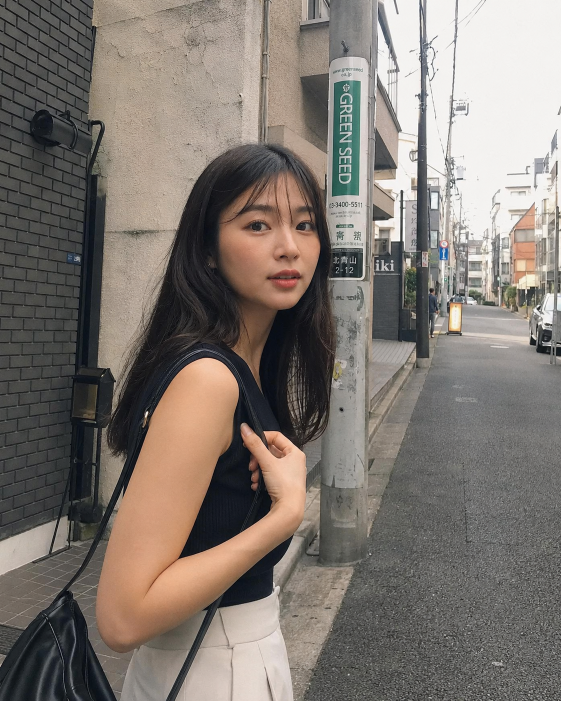
#> input picture Reports/H3_Preset_Reassessment_20260827/inputs/real_human_reference.png, 1122 x 1402 px (shown at 1/2 size)
$ python run_h3_human_validation.py
#> lines starting #> are read from the running program, lines starting #| are printed output that depends on the picture
#!/usr/bin/env python3
import os
import sys
import json
import time
import base64
import urllib.request
import subprocess
from PIL import Image, ImageDraw, ImageFont

ENDPOINT = "http://127.0.0.1:11236/v1/video/generations"
BASE_DIR = os.path.dirname(os.path.abspath(__file__))
INPUTS_DIR = os.path.join(BASE_DIR, "inputs")
RAW_DIR = os.path.join(BASE_DIR, "raw_results")
FRAMES_DIR = os.path.join(BASE_DIR, "representative_frames")
SHEETS_DIR = os.path.join(BASE_DIR, "contact_sheets")
HUMAN_RESULTS_JSON = os.path.join(BASE_DIR, "human_validation_results.json")
HUMAN_RESULTS_CSV = os.path.join(BASE_DIR, "human_summary_table.csv")

REAL_HUMAN_SRC = "/Users/azimnb/Library/Application Support/LocalVideoStudioDev/Projects/C0FE3A50-0FAF-4DC3-9D95-6A75D11A3885/Assets/OpeningReference/opening-reference-78FDA19E-5055-4627-AD8D-6B6D7A11F114.png"
LOCAL_HUMAN_REF = os.path.join(INPUTS_DIR, "real_human_reference.png")

# Ensure reference image copied
if not os.path.exists(LOCAL_HUMAN_REF) and os.path.exists(REAL_HUMAN_SRC):
    subprocess.run(["cp", REAL_HUMAN_SRC, LOCAL_HUMAN_REF], check=True)

PROMPT_HUMAN_I2V = (
    "A cinematic medium shot of the same woman walking slowly forward in warm natural daylight. "
    "Her hair moves gently in the breeze. She keeps a natural calm expression. "
    "The camera performs a subtle smooth tracking movement. "
    "Preserve her facial features, hairstyle, clothing, body proportions and overall appearance from the starting image."
)

HUMAN_RUNS = [
    {
        "id": "HUMAN_RUN_A",
        "name": "Human_512x288_90f_10st_FastON_s42",
        "category": "human_steps_baseline",
        "prompt": PROMPT_HUMAN_I2V,
        "width": 512,
        "height": 288,
        "num_frames": 90,
        "steps": 10,
        "fast": True,
        "seed": 42,
        "desc": "Current Standard-style low-quality baseline (512x288, 10st, Fast ON, s42)"
    },
    {
        "id": "HUMAN_RUN_B",
        "name": "Human_640x384_90f_12st_FastON_s42",
        "category": "human_steps_baseline",
        "prompt": PROMPT_HUMAN_I2V,
        "width": 640,
        "height": 384,
        "num_frames": 90,
        "steps": 12,
        "fast": True,
        "seed": 42,
        "desc": "Exact Current High baseline (640x384, 12st, Fast ON, s42)"
    },
    {
        "id": "HUMAN_RUN_C",
        "name": "Human_640x384_90f_16st_FastON_s42",
        "category": "human_steps_baseline",
        "prompt": PROMPT_HUMAN_I2V,
        "width": 640,
        "height": 384,
        "num_frames": 90,
        "steps": 16,
        "fast": True,
        "seed": 42,
        "desc": "Proposed Standard (640x384, 16st, Fast ON, s42)"
    },
    {
        "id": "HUMAN_RUN_D",
        "name": "Human_640x384_90f_20st_FastON_s42",
        "category": "human_steps_baseline",
        "prompt": PROMPT_HUMAN_I2V,
        "width": 640,
        "height": 384,
        "num_frames": 90,
        "steps": 20,
        "fast": True,
        "seed": 42,
        "desc": "Proposed High (640x384, 20st, Fast ON, s42)"
    },
    {
        "id": "HUMAN_RUN_E",
        "name": "Human_640x384_90f_16st_FastOFF_s42",
        "category": "human_fast_comparison",
        "prompt": PROMPT_HUMAN_I2V,
        "width": 640,
        "height": 384,
        "num_frames": 90,
        "steps": 16,
        "fast": False,
        "seed": 42,
        "desc": "Fast ON/OFF Human Quality Verification (640x384, 16st, Fast OFF, s42)"
    },
    {
        "id": "HUMAN_RUN_F",
        "name": "Human_640x384_141f_20st_FastON_s42",
        "category": "human_duration",
        "prompt": PROMPT_HUMAN_I2V,
        "width": 640,
        "height": 384,
        "num_frames": 141,
        "steps": 20,
        "fast": True,
        "seed": 42,
        "desc": "5.88-second Human Late-Frame Stability (640x384, 141f, 20st, Fast ON, s42)"
    },
    {
        "id": "HUMAN_RUN_G",
        "name": "Human_384x640_90f_16st_FastON_s42",
        "category": "human_portrait",
        "prompt": PROMPT_HUMAN_I2V,
        "width": 384,
        "height": 640,
        "num_frames": 90,
        "steps": 16,
        "fast": True,
        "seed": 42,
        "desc": "Portrait Preset Validation (384x640, 90f, 16st, Fast ON, s42)"
    },
    {
        "id": "HUMAN_RUN_H",
        "name": "Human_640x384_90f_16st_FastON_s31415",
        "category": "human_seed_replication",
        "prompt": PROMPT_HUMAN_I2V,
        "width": 640,
        "height": 384,
        "num_frames": 90,
        "steps": 16,
        "fast": True,
        "seed": 31415,
        "desc": "Second-Seed Replication 16st (640x384, 16st, Fast ON, s31415)"
    },
    {
        "id": "HUMAN_RUN_I",
        "name": "Human_640x384_90f_20st_FastON_s31415",
        "category": "human_seed_replication",
        "prompt": PROMPT_HUMAN_I2V,
        "width": 640,
        "height": 384,
        "num_frames": 90,
        "steps": 20,
        "fast": True,
        "seed": 31415,
        "desc": "Second-Seed Replication 20st (640x384, 20st, Fast ON, s31415)"
    }
]

def prepare_human_image_b64(image_path, target_w, target_h):
#> called with target_w = 512, target_h = 288
    if not image_path or not os.path.exists(image_path):
        raise ValueError(f"Human reference image missing: {image_path}")
    img = Image.open(image_path).convert("RGB")
#> img is the input picture: PIL image 1122x1402 RGB; mean R, G, B 127, 119, 112.4
    src_w, src_h = img.size
#> src_w = 1122; src_h = 1402
    target_aspect = target_w / target_h
    src_aspect = src_w / src_h
#> src_aspect = 0.8

    # Focus crop on face / upper torso
    if src_aspect > target_aspect:
        crop_w = int(src_h * target_aspect)
        left = (src_w - crop_w) // 2
        img = img.crop((left, 0, left + crop_w, src_h))
    else:
        crop_h = int(src_w / target_aspect)
#> crop_h = 631
        # Anchor near top/upper-third where the face is
        top = int((src_h - crop_h) * 0.15)
#> top = 115
        top = max(0, min(top, src_h - crop_h))
        img = img.crop((0, top, src_w, top + crop_h))
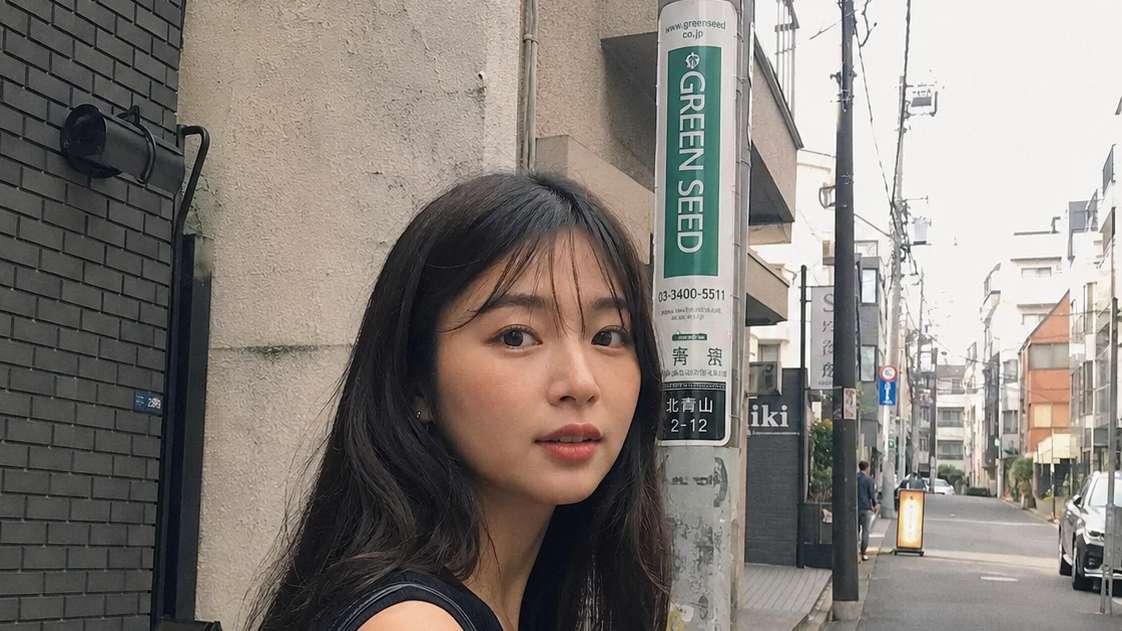
#> img: PIL image 1122x631 RGB; mean R, G, B 133.6, 127.2, 121.3

    img = img.resize((target_w, target_h), Image.Resampling.LANCZOS)
#> img: PIL image 512x288 RGB
    temp_path = os.path.join(INPUTS_DIR, f"human_temp_{target_w}x{target_h}.jpg")
    img.save(temp_path, "JPEG", quality=95)
    with open(temp_path, "rb") as f:
        data = f.read()
    return base64.b64encode(data).decode("utf-8")

def execute_run(run):
    run_id = run["id"]
    name = run["name"]
    print(f"\n========================================================")
    print(f"Executing {run_id}: {name}")
    print(f"Resolution: {run['width']}x{run['height']}, Frames: {run['num_frames']}, Steps: {run['steps']}, Fast: {run['fast']}, Seed: {run['seed']}")
    print(f"========================================================")

    img_b64 = prepare_human_image_b64(LOCAL_HUMAN_REF, run["width"], run["height"])

    payload = {
        "prompt": run["prompt"],
        "width": run["width"],
        "height": run["height"],
        "num_frames": run["num_frames"],
        "steps": run["steps"],
        "seed": run["seed"],
        "fast": run["fast"],
        "chain_windows": 1,
        "first_frame_image": img_b64
    }

    req_data = json.dumps(payload).encode("utf-8")
    req = urllib.request.Request(
        ENDPOINT,
        data=req_data,
        headers={"Content-Type": "application/json"}
    )

    t0 = time.time()
    try:
        with urllib.request.urlopen(req, timeout=3600) as response:
            resp_bytes = response.read()
    except Exception as e:
        print(f"Error during API call: {e}")
        return {
            "run_id": run_id,
            "name": name,
            "success": False,
            "error": str(e),
            "elapsed_seconds": round(time.time() - t0, 2)
        }

    elapsed = round(time.time() - t0, 2)
    print(f"Generation completed in {elapsed:.2f}s ({elapsed/60:.2f}m)")

    resp_json = json.loads(resp_bytes.decode("utf-8"))
    raw_rgb_b64 = resp_json.get("data")
    pcm_b64 = resp_json.get("audio_data")
    width = resp_json.get("width", run["width"])
    height = resp_json.get("height", run["height"])
    frames = resp_json.get("frames", run["num_frames"])
    fps = resp_json.get("fps", 24.0)

    rgb_data = base64.b64decode(raw_rgb_b64)
    pcm_data = base64.b64decode(pcm_b64) if pcm_b64 else None

    raw_rgb_path = os.path.join(RAW_DIR, f"{run_id}_{name}_raw.rgb")
    with open(raw_rgb_path, "wb") as f:
        f.write(rgb_data)

    pcm_path = None
    if pcm_data:
        pcm_path = os.path.join(RAW_DIR, f"{run_id}_{name}_audio.pcm")
        with open(pcm_path, "wb") as f:
            f.write(pcm_data)

    out_mp4 = os.path.join(RAW_DIR, f"{run_id}_{name}.mp4")

    cmd = [
        "ffmpeg", "-y",
        "-f", "rawvideo",
        "-pixel_format", "rgb24",
        "-video_size", f"{width}x{height}",
        "-framerate", str(int(fps)),
        "-i", raw_rgb_path
    ]
    if pcm_path and os.path.exists(pcm_path):
        sample_rate = resp_json.get("audio_sample_rate", 32000)
        channels = resp_json.get("audio_channels", 2)
        cmd += [
            "-f", "s16le",
            "-ar", str(sample_rate),
            "-ac", str(channels),
            "-i", pcm_path,
            "-af", "apad",
            "-c:a", "aac",
            "-shortest"
        ]
    else:
        cmd += ["-an"]

    cmd += [
        "-c:v", "libx264",
        "-pix_fmt", "yuv420p",
        "-movflags", "+faststart",
        out_mp4
    ]

    subprocess.run(cmd, stdout=subprocess.DEVNULL, stderr=subprocess.DEVNULL, check=True)
    print(f"Muxed video saved: {out_mp4}")

    key_indices = [
        0,
        int(frames * 0.25),
        int(frames * 0.50),
        int(frames * 0.75),
        frames - 1
    ]
    frame_names = ["000pct_f0", "025pct_early", "050pct_mid", "075pct_late", "100pct_final"]
    extracted_frames = []

    for idx, fname in zip(key_indices, frame_names):
        frame_png = os.path.join(FRAMES_DIR, f"{run_id}_{fname}.png")
        extract_cmd = [
            "ffmpeg", "-y",
            "-i", out_mp4,
            "-vf", f"select=eq(n\\,{idx})",
            "-vframes", "1",
            frame_png
        ]
        subprocess.run(extract_cmd, stdout=subprocess.DEVNULL, stderr=subprocess.DEVNULL, check=True)
        extracted_frames.append(frame_png)

    if os.path.exists(raw_rgb_path):
        os.remove(raw_rgb_path)
    if pcm_path and os.path.exists(pcm_path):
        os.remove(pcm_path)

    return {
        "run_id": run_id,
        "name": name,
        "category": run["category"],
        "success": True,
        "width": width,
        "height": height,
        "frames": frames,
        "fps": fps,
        "duration_seconds": round(frames / fps, 2),
        "steps": run["steps"],
        "fast": run["fast"],
        "seed": run["seed"],
        "mode": "I2V",
        "desc": run["desc"],
        "mp4_path": out_mp4,
        "mp4_size_bytes": os.path.getsize(out_mp4),
        "elapsed_seconds": elapsed,
        "extracted_frames": extracted_frames
    }

def main():
    print(f"Starting Phase 2.5 Real Human Reference Validation ({len(HUMAN_RUNS)} runs)...")
    results = []

    for run in HUMAN_RUNS:
        res = execute_run(run)
        results.append(res)
        with open(HUMAN_RESULTS_JSON, "w") as f:
            json.dump(results, f, indent=2)

    with open(HUMAN_RESULTS_CSV, "w") as f:
        f.write("run_id,name,category,mode,width,height,frames,duration_s,steps,fast,seed,elapsed_s,size_kb,desc\n")
        for r in results:
            if r.get("success"):
                size_kb = round(r["mp4_size_bytes"] / 1024, 1)
                f.write(f"{r['run_id']},{r['name']},{r['category']},{r['mode']},{r['width']},{r['height']},{r['frames']},{r['duration_seconds']},{r['steps']},{r['fast']},{r['seed']},{r['elapsed_seconds']},{size_kb},\"{r['desc']}\"\n")

    print("\nPhase 2.5 Real Human Validation completed successfully!")

if __name__ == "__main__":
    main()
#> (the call stopped at in execute_run, `with urllib.request.urlopen(req, timeout=3600) as response:`: the network is not available in this run)

$ run again, with Reports/H3_Preset_Reassessment_20260827/inputs/real_human_landscape_640x384.png copied over Reports/H3_Preset_Reassessment_20260827/inputs/real_human_reference.png
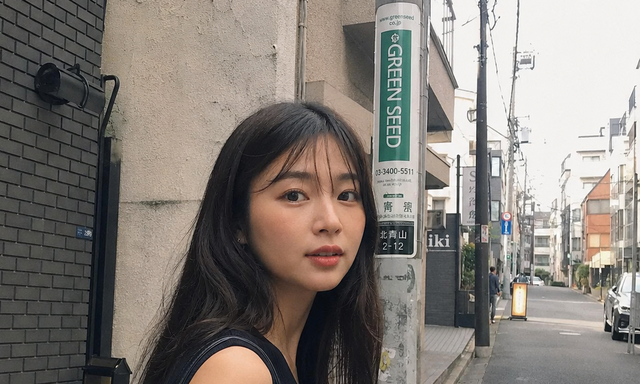
#> input picture Reports/H3_Preset_Reassessment_20260827/inputs/real_human_landscape_640x384.png, 640 x 384 px
#> in prepare_human_image_b64, img is the input picture: PIL image 640x384 RGB; mean R, G, B 132.3, 125.7, 120
#> in prepare_human_image_b64, `img = img.crop((0, top, src_w, top + crop_h))`:
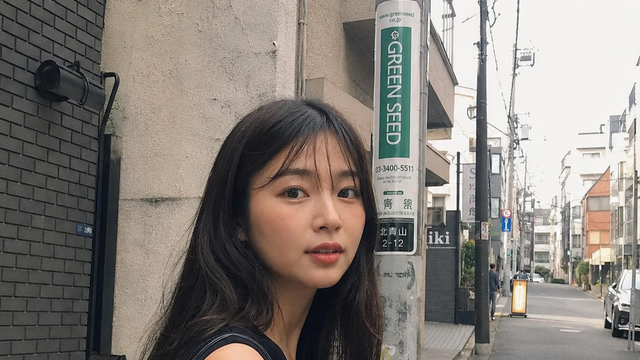
#> img: PIL image 640x360 RGB; mean R, G, B 133.7, 127.2, 121.4

$ run again, with Reports/H3_Preset_Reassessment_20260827/inputs/real_human_portrait_384x640.png copied over Reports/H3_Preset_Reassessment_20260827/inputs/real_human_reference.png
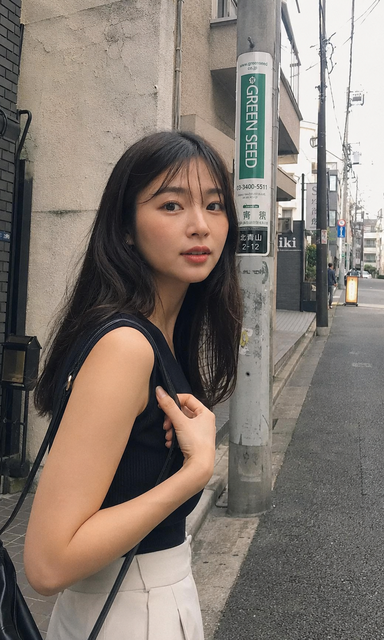
#> input picture Reports/H3_Preset_Reassessment_20260827/inputs/real_human_portrait_384x640.png, 384 x 640 px
#> in prepare_human_image_b64, img is the input picture: PIL image 384x640 RGB; mean R, G, B 130.8, 120.5, 112.5
#> in prepare_human_image_b64, `img = img.crop((0, top, src_w, top + crop_h))`:
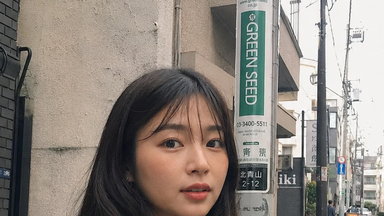
#> img: PIL image 384x216 RGB; mean R, G, B 143.1, 134.7, 127.4
#> in prepare_human_image_b64, `img = img.resize((target_w, target_h), Image.Resampling.LANCZOS)`:
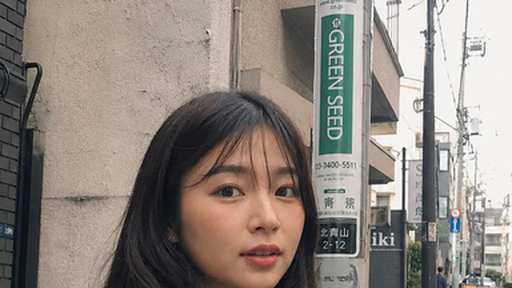
#> img: PIL image 512x288 RGB; mean R, G, B 143.1, 134.7, 127.4
